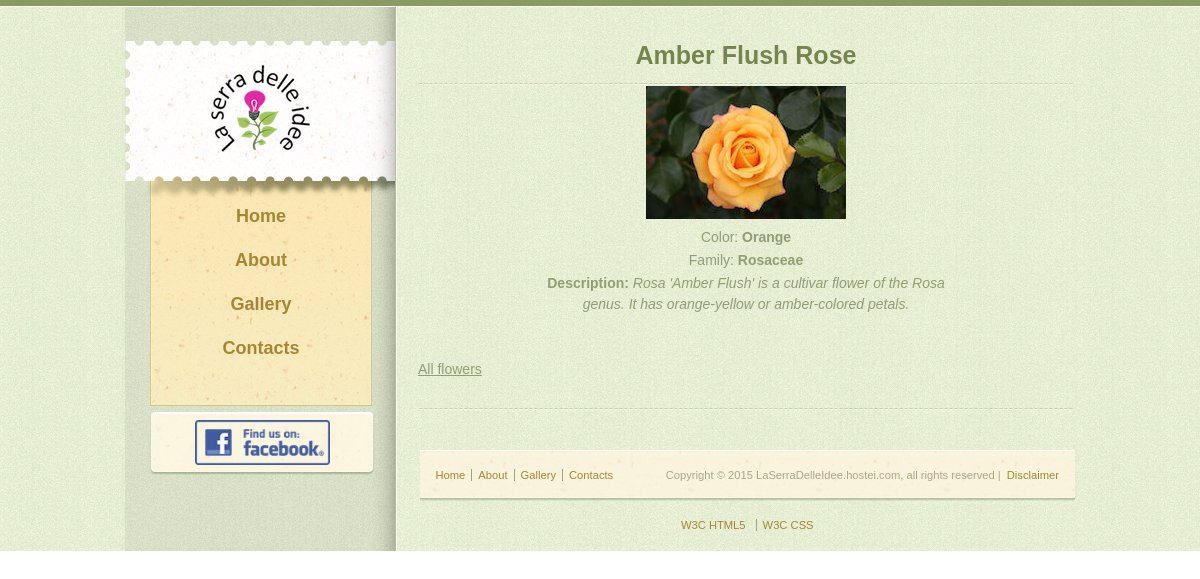
The page /craft_view.php?id=1 on the database its author committed.
### tables this page shows
CREATE TABLE `t_Flowers` (
  `FlowerID` int(4) unsigned NOT NULL AUTO_INCREMENT,
  `Name` varchar(50) NOT NULL,
  `Family` varchar(50) NOT NULL,
  `Color` varchar(30) NOT NULL,
  `Description` text,
  `Picture` varchar(200) NOT NULL,
  `CreatedDateTime` timestamp NULL DEFAULT NULL,
  `CreatedBy` varchar(50) NOT NULL DEFAULT 'Stefano',
  `LastModifiedDateTime` timestamp NOT NULL DEFAULT CURRENT_TIMESTAMP ON UPDATE CURRENT_TIMESTAMP,
  `LastModifiedBy` varchar(50) NOT NULL DEFAULT 'Stefano',
  PRIMARY KEY (`FlowerID`)
);

### craft_view.php (the view, shortened to what this page needs)
<?php
require 'include/config.php';
if(isset($_GET['id']) && (int)$_GET['id'] > 0){
	 $myID = (int)$_GET['id'];
}else{
	header("Location:craft_list.php");
}
$sql = "select Name,Color,Family,Description,Picture from t_Flowers where FlowerID = " . $myID;
$foundRecord = FALSE;
$iConn = @mysqli_connect(DB_HOST,DB_USER,DB_PASSWORD,DB_NAME) or die(myerror(__FILE__,__LINE__,mysqli_connect_error()));
$result = mysqli_query($iConn,$sql) or die(myerror(__FILE__,__LINE__,mysqli_error($iConn)));
if(mysqli_num_rows($result) > 0)
{
    $foundRecord = TRUE;
    $row = mysqli_fetch_assoc($result);
    $Name = dbOut($row['Name']);
    $Color = dbOut($row['Color']);
    $Family = dbOut($row['Family']);
    $Picture = dbOut($row['Picture']);
    $Description = dbOut($row['Description']);
}
?>
<!DOCTYPE html>
<html>
    <?php include "include/head_inc.php"; ?>
    <body>
		<div class="background">
			<div class="page">
            <?php include "include/header_inc.php"; ?>
           	<section>
<?php
if($foundRecord)
{
?>
	<article>
<div id="gallery">
    <div><h1 align="center"><?=$Name;?></h1>
	<table align="center" style="width:400px; border-collapse:collapse;">
        <tr><td align="center">   <img src="<?=$Picture;?>" />                  </td></tr>
        <tr><td align="center">   Color: <b><?=$Color;?></b>                    </td></tr>
        <tr><td align="center">   Family: <b><?=$Family;?></b>                  </td></tr>
        <tr><td align="center">   <b>Description: </b><i><?=$Description;?></i> </td></tr>
	</table>
        <br>
    <p align="center"><a href="craft_list.php">All flowers</a></p>
<?php
}else{
    echo '<h2 align="center">What! No such flower? There must be a mistake!!</h2>';
    echo '<p align="center"><a href="craft_list.php">Another flower?</a></p>';
}
?>
        </div>
</div>
</article>
            </section>
            <?php include "include/footer_inc.php"; ?>
			</div>
		</div>
	</body>
</html>

### css/style.css (style rules this page uses)
body { margin:0; background:url(../images/top-bar.gif) repeat-x; position:relative; }
.background { position:relative; margin:7px 0 0; background:url(../images/bg-body.jpg); z-index:0; }
.page { width: 950px; background:url(../images/bg-page.jpg) repeat-y; margin:0 auto; padding:34px 0 0; overflow:hidden; }
section { float:left; padding:0 0 0 23px; }
section article div { background:url(../images/border-dashed.gif) repeat-x left bottom; padding:0 0 7px; }
section article div p, section article div#about p, section article div#contacts p, section article div#gallery p, section article div#contacts div form { width:656px; font-family:arial; font-size:14px; color:#919e72; text-align:justify; margin:25px 0 0; line-height:21px; }
section article table tr td { width:656px; font-family:arial; font-size:14px; color:#919e72; text-align:justify; margin:25px 0 0; line-height:21px; text-align: center; }
section article div p span a, section article div p a, section article div#about p a, section article div#gallery p a, section article div#contacts p a { color:#919e72; }
section article div#about h1, section article div#blog div h1, section article div#gallery div h1, section article div#contacts div h1 { font-family:arial; font-size:25px; font-weight:bold; margin:0; color:#74854e; background:url(../images/border-dashed.gif) repeat-x left bottom; padding:0 0 15px; width:656px; }
section article div#gallery { background:none; }
section article div#gallery div { padding:0 0 30px; overflow:hidden; }

### rows shown on the page
t_flowers: Name "Amber Flush Rose", Picture (picture), Color "Orange", Family "Rosaceae", Description "Rosa 'Amber Flush' is a cultivar flower of the Rosa genus. It has orange-yellow or amber-colored petals."

### other values the page prints
$text "Home"
$text "About"
$text "Gallery"
$text "Contacts"
$siteName "LaSerraDelleIdee.hostei.com"
